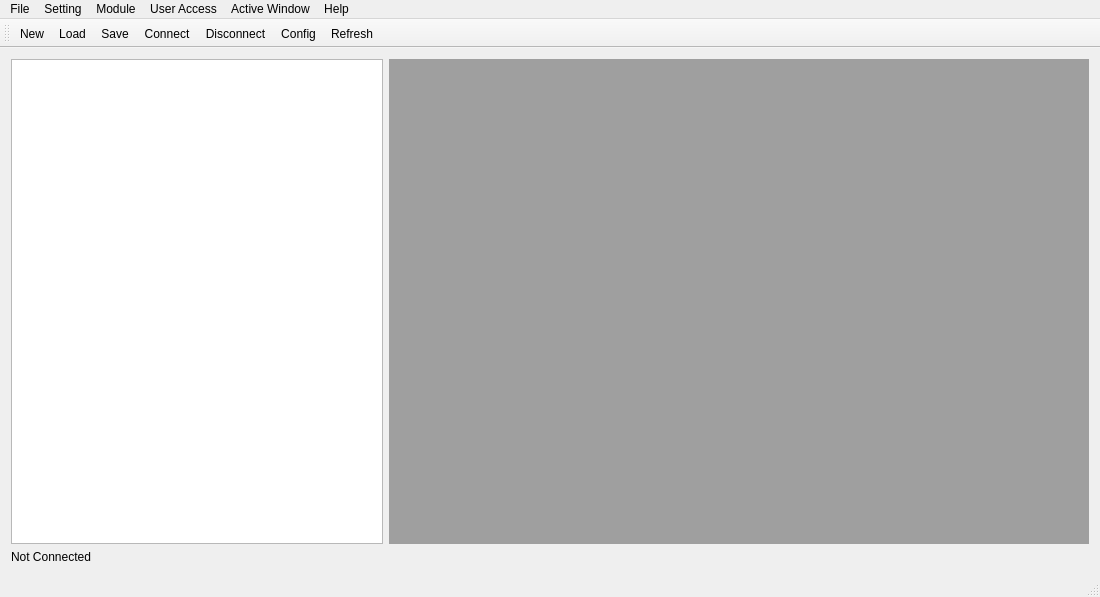
<?xml version="1.0" encoding="UTF-8"?>
<ui version="4.0">
 <class>MainWindow</class>
 <widget class="QMainWindow" name="MainWindow">
  <property name="geometry">
   <rect>
    <x>0</x>
    <y>0</y>
    <width>1100</width>
    <height>597</height>
   </rect>
  </property>
  <property name="minimumSize">
   <size>
    <width>1100</width>
    <height>500</height>
   </size>
  </property>
  <property name="windowTitle">
   <string>MainWindow</string>
  </property>
  <property name="windowIcon">
   <iconset resource="../image.qrc">
    <normaloff>:/new/prefix1/image/icon-daun-biru.png</normaloff>:/new/prefix1/image/icon-daun-biru.png</iconset>
  </property>
  <property name="autoFillBackground">
   <bool>false</bool>
  </property>
  <widget class="QWidget" name="centralWidget">
   <layout class="QGridLayout" name="gridLayout">
    <item row="0" column="1">
     <widget class="QMdiArea" name="mdiArea">
      <property name="minimumSize">
       <size>
        <width>700</width>
        <height>450</height>
       </size>
      </property>
     </widget>
    </item>
    <item row="0" column="0">
     <widget class="QTreeView" name="treeView">
      <property name="minimumSize">
       <size>
        <width>250</width>
        <height>450</height>
       </size>
      </property>
     </widget>
    </item>
    <item row="2" column="0" colspan="2">
     <widget class="QLabel" name="bottom_message">
      <property name="text">
       <string>Not Connected</string>
      </property>
     </widget>
    </item>
   </layout>
  </widget>
  <widget class="QMenuBar" name="menuBar">
   <property name="geometry">
    <rect>
     <x>0</x>
     <y>0</y>
     <width>1100</width>
     <height>19</height>
    </rect>
   </property>
   <widget class="QMenu" name="menuFile">
    <property name="title">
     <string>File</string>
    </property>
   </widget>
   <widget class="QMenu" name="menuSetting">
    <property name="title">
     <string>Setting</string>
    </property>
   </widget>
   <widget class="QMenu" name="menuModule">
    <property name="title">
     <string>Module</string>
    </property>
   </widget>
   <widget class="QMenu" name="menuUser_Access">
    <property name="title">
     <string>User Access</string>
    </property>
   </widget>
   <widget class="QMenu" name="menuHelp">
    <property name="title">
     <string>Help</string>
    </property>
    <widget class="QMenu" name="menuPlugin">
     <property name="title">
      <string>Plugin</string>
     </property>
     <addaction name="actionAdd_Plugin"/>
     <addaction name="separator"/>
    </widget>
    <addaction name="menuPlugin"/>
   </widget>
   <widget class="QMenu" name="menuActive_Window">
    <property name="title">
     <string>Active Window</string>
    </property>
   </widget>
   <addaction name="menuFile"/>
   <addaction name="menuSetting"/>
   <addaction name="menuModule"/>
   <addaction name="menuUser_Access"/>
   <addaction name="menuActive_Window"/>
   <addaction name="menuHelp"/>
  </widget>
  <widget class="QToolBar" name="mainToolBar">
   <attribute name="toolBarArea">
    <enum>TopToolBarArea</enum>
   </attribute>
   <attribute name="toolBarBreak">
    <bool>false</bool>
   </attribute>
   <addaction name="actionNew"/>
   <addaction name="actionLoad"/>
   <addaction name="actionSave"/>
   <addaction name="actionConnect"/>
   <addaction name="actionDisconnect"/>
   <addaction name="actionConfig"/>
   <addaction name="actionRefresh"/>
  </widget>
  <widget class="QStatusBar" name="statusBar"/>
  <action name="actionNew">
   <property name="icon">
    <iconset resource="../image.qrc">
     <normaloff>:/new/prefix1/image/filenew.png</normaloff>:/new/prefix1/image/filenew.png</iconset>
   </property>
   <property name="text">
    <string>New</string>
   </property>
   <property name="toolTip">
    <string>New Module</string>
   </property>
  </action>
  <action name="actionLoad">
   <property name="icon">
    <iconset resource="../image.qrc">
     <normaloff>:/new/prefix1/image/fileopen.png</normaloff>:/new/prefix1/image/fileopen.png</iconset>
   </property>
   <property name="text">
    <string>Load</string>
   </property>
   <property name="toolTip">
    <string>Load Module</string>
   </property>
  </action>
  <action name="actionConnect">
   <property name="icon">
    <iconset resource="../image.qrc">
     <normaloff>:/new/prefix1/image/connect.png</normaloff>:/new/prefix1/image/connect.png</iconset>
   </property>
   <property name="text">
    <string>Connect</string>
   </property>
   <property name="toolTip">
    <string>Connect to Serial</string>
   </property>
  </action>
  <action name="actionDisconnect">
   <property name="icon">
    <iconset resource="../image.qrc">
     <normaloff>:/new/prefix1/image/disconnect.png</normaloff>:/new/prefix1/image/disconnect.png</iconset>
   </property>
   <property name="text">
    <string>Disconnect</string>
   </property>
   <property name="toolTip">
    <string>Disconnect from Serial</string>
   </property>
  </action>
  <action name="actionConfig">
   <property name="icon">
    <iconset resource="../image.qrc">
     <normaloff>:/new/prefix1/image/settings.png</normaloff>:/new/prefix1/image/settings.png</iconset>
   </property>
   <property name="text">
    <string>Config</string>
   </property>
   <property name="toolTip">
    <string>Config Serial</string>
   </property>
  </action>
  <action name="actionSave">
   <property name="icon">
    <iconset resource="../image.qrc">
     <normaloff>:/new/prefix1/image/editcopy.png</normaloff>:/new/prefix1/image/editcopy.png</iconset>
   </property>
   <property name="text">
    <string>Save</string>
   </property>
   <property name="toolTip">
    <string>Save As  Module</string>
   </property>
  </action>
  <action name="actionRefresh">
   <property name="icon">
    <iconset resource="../image.qrc">
     <normaloff>:/new/prefix1/image/view-refresh.png</normaloff>:/new/prefix1/image/view-refresh.png</iconset>
   </property>
   <property name="text">
    <string>Refresh</string>
   </property>
   <property name="toolTip">
    <string>Refresh Tree</string>
   </property>
  </action>
  <action name="actionAdd_Plugin">
   <property name="text">
    <string>Add Plugin</string>
   </property>
  </action>
 </widget>
 <layoutdefault spacing="6" margin="11"/>
 <resources>
  <include location="../image.qrc"/>
 </resources>
 <connections/>
</ui>
